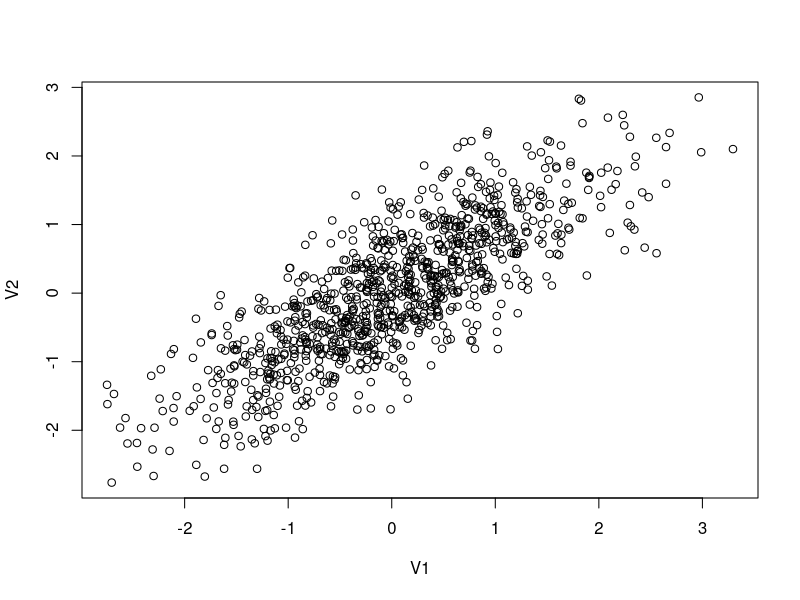
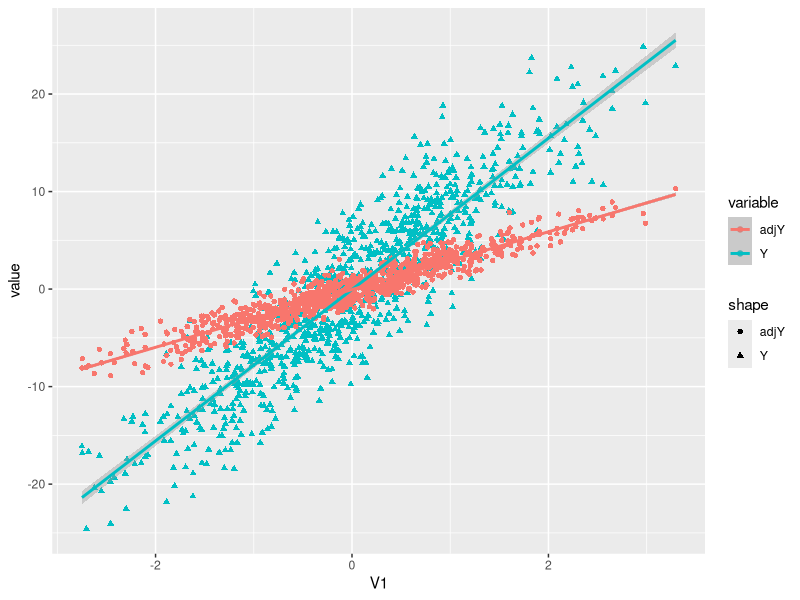
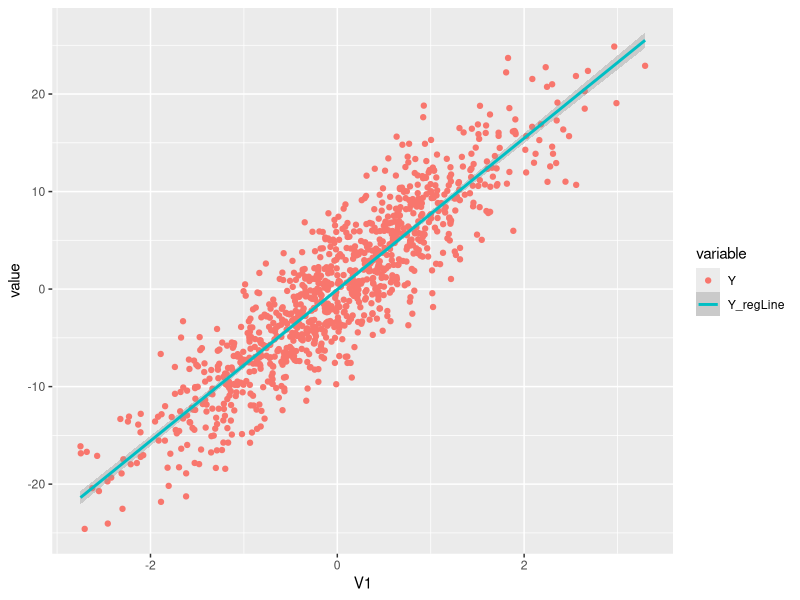
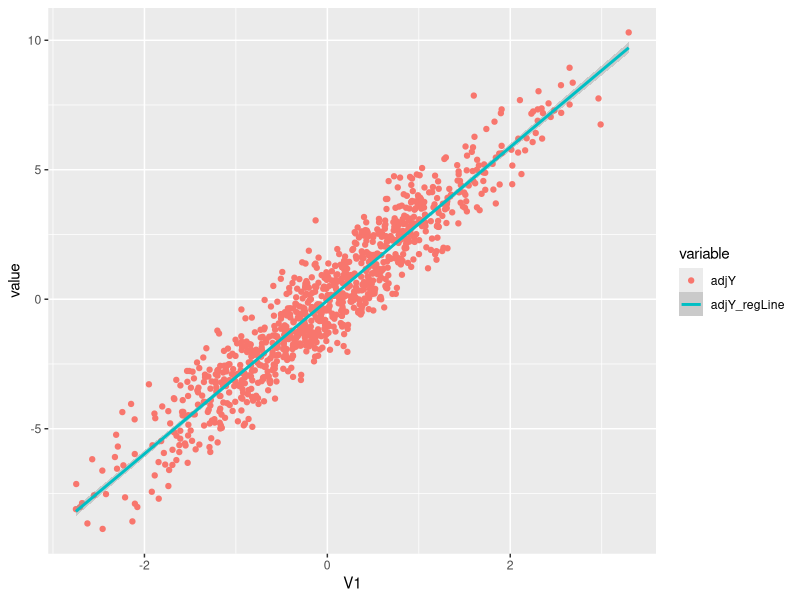
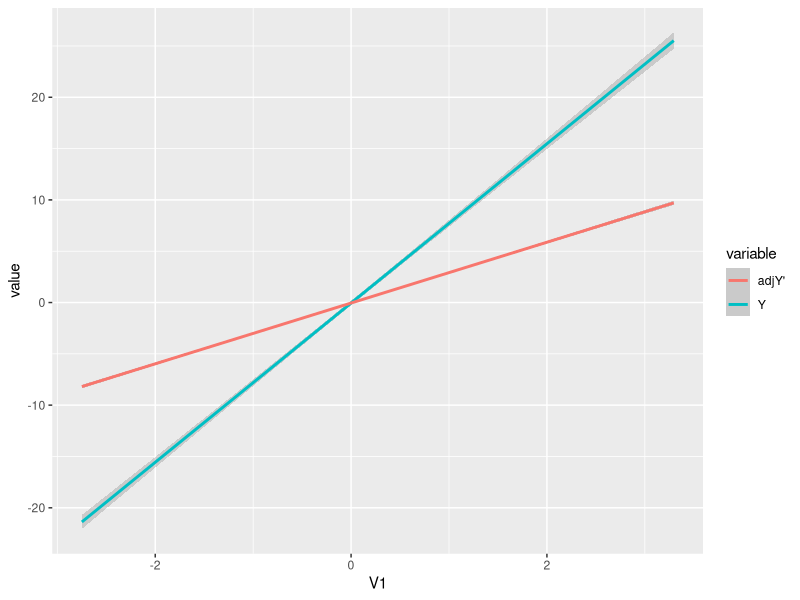

These charts were generated, in order, by the following R code:
## ---- chunk 1
knitr::opts_chunk$set(echo = TRUE)
## ---- chunk 2
#This is a comment, alone in a chunk. 

## ---- chunk 3
library(MASS)
library(ggplot2)

out <- as.data.frame(mvrnorm(1000, mu = c(0,0), 
                     Sigma = matrix(c(1,0.8,0.8,1), ncol = 2), 
                     empirical = TRUE))
cor(out)
plot(out)

## ---- chunk 4
out$error<-rnorm(1000, mean=0, sd=1)

#The data generating process
B1<-3
B2<-6

out$Y<-out$V1*B1+out$V2*B2+out$error
## ---- chunk 5
first_reg <- lm(out$Y ~ out$V1 + out$V2, out)
summary(first_reg)

# There is a slight bias in the two variables, but the bias is negligible for both.
# we can't reject the null hypothesis that the mean is 
## ---- chunk 6
second_reg <- lm(Y ~ V1, out)
summary(second_reg)

# Yes, Beta_1 is biased because the difference between the estimator and the population value is not 0
## ---- chunk 7
intermediate_value <- coef(first_reg)[3]*out$V2
adjY <- out$Y - intermediate_value
third_reg <- lm(adjY ~ out$V1)
summary(third_reg)

#This variable is not biased, the population coefficient is within the 95% confidence interval of the estimated coefficient

## ---- chunk 8

plotted<-ggplot(out, aes(V1, y = value, color = variable)) + 
    geom_point(aes(y = Y, col = "Y", shape = "Y")) + 
    geom_point(aes(y = adjY, col = "adjY", shape = "adjY"))+
    geom_smooth(method='lm', aes(y = Y, col = "Y"))+
    geom_smooth(method='lm', aes(y = adjY, col = "adjY"))

plotted1<-ggplot(out, aes(V1, y = value, color = variable)) + 
    geom_point(aes(y = Y, col = "Y")) + 
    geom_smooth(method='lm', aes(y = Y, col = "Y_regLine"))

plotted2<-ggplot(out, aes(V1, y = value, color = variable)) + 
    geom_point(aes(y = adjY, col = "adjY"))+
    geom_smooth(method='lm', aes(y = adjY, col = "adjY_regLine"))

plotted3<-ggplot(out, aes(V1, y = value, color = variable)) + 
    geom_smooth(method='lm', aes(y = Y, col = "Y"))+
    geom_smooth(method='lm', aes(y = adjY, col = "adjY'"))
    


plotted
plotted1
plotted2
plotted3
